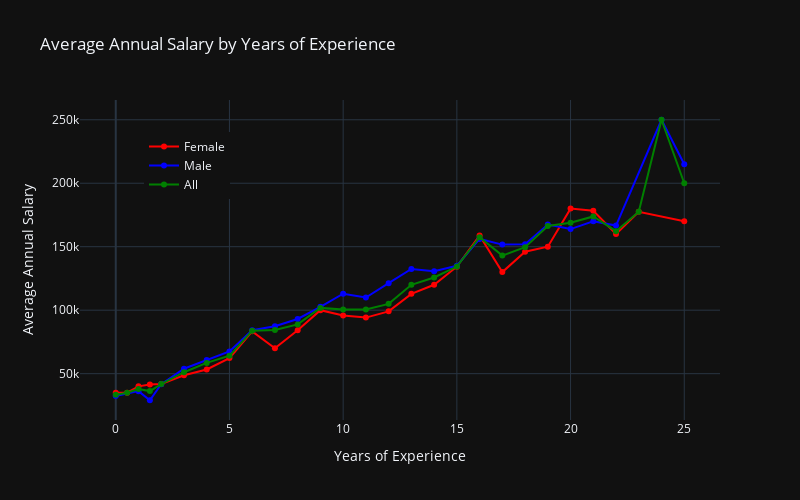

Notebook source saved alongside this figure:
### Code cell
# Calculate the average 'Annual_Salary' for each combination of 'Gender' and 'Years_Exp'
average_salary_by_gender_experience = df.groupby(['gender', 'Years_Exp'])['salary'].mean()

# Reset the index for plotting
average_salary_by_gender_experience = average_salary_by_gender_experience.reset_index()

# Round the average salary to two decimal places
average_salary_by_gender_experience['annual_salary'] = average_salary_by_gender_experience['salary'].round(2)

# Separate the data for Female and Male employees
female_data_df = average_salary_by_gender_experience[average_salary_by_gender_experience['gender'] == 'Female']
male_data_df = average_salary_by_gender_experience[average_salary_by_gender_experience['gender'] == 'Male']

# Check if data is available for Female and Male employees
if not female_data_df.empty:
    fig = go.Figure()
    fig.add_trace(go.Scatter(x=female_data_df['Years_Exp'], y=female_data_df['salary'],
                             mode='lines+markers', name='Female', line=dict(color='red')))

if not male_data_df.empty:
    fig.add_trace(go.Scatter(x=male_data_df['Years_Exp'], y=male_data_df['salary'],
                             mode='lines+markers', name='Male', line=dict(color='blue')))

# Plot the average salary for all employees (both genders)
average_salary_all_by_years_exp = df.groupby('Years_Exp')['salary'].mean().reset_index()
fig.add_trace(go.Scatter(x=average_salary_all_by_years_exp['Years_Exp'],
                         y=average_salary_all_by_years_exp['salary'],
                         mode='lines+markers', name='All', line=dict(color='green')))

# Set the chart title and labels
fig.update_layout(title="Average Annual Salary by Years of Experience",
                  xaxis_title="Years of Experience",
                  yaxis_title="Average Annual Salary",
                  legend=dict(x=0.1, y=0.9),
                  width=800, height=500)

# Show the chart
fig.show()

### Figure 1 — Plotly figure (JSON) as saved in the notebook; plotly's stock layout.template omitted (floating-point values rounded to 4 significant figures)
{"data": [{"line": {"color": "red"}, "mode": "lines+markers", "name": "Female", "x": [0.0, 0.5, 1.0, 1.5, 2.0, 3.0, 4.0, 5.0, 6.0, 7.0, 8.0, 9.0, 10.0, 11.0, 12.0, 13.0, 14.0, 15.0, 16.0, 17.0, 18.0, 19.0, 20.0, 21.0, 22.0, 23.0, 25.0], "y": [35000.0, 35000.0, 40000.0, 41430.0, 41920.0, 48750.0, 53330.0, 62270.0, 83330.0, 70000.0, 84170.0, 100000.0, 95770.0, 94170.0, 99090.0, 112900.0, 120000.0, 134300.0, 158900.0, 130000.0, 146000.0, 150000.0, 180000.0, 178300.0, 160000.0, 177500.0, 170000.0], "type": "scatter"}, {"line": {"color": "blue"}, "mode": "lines+markers", "name": "Male", "x": [0.0, 1.0, 1.5, 2.0, 3.0, 4.0, 5.0, 6.0, 7.0, 8.0, 9.0, 10.0, 11.0, 12.0, 13.0, 14.0, 15.0, 16.0, 17.0, 18.0, 19.0, 20.0, 21.0, 22.0, 24.0, 25.0], "y": [32500.0, 36250.0, 29070.0, 41670.0, 53930.0, 60710.0, 67500.0, 84170.0, 87330.0, 93080.0, 102700.0, 113000.0, 110000.0, 121200.0, 132500.0, 130700.0, 135000.0, 156100.0, 151700.0, 151900.0, 167500.0, 163900.0, 170000.0, 166700.0, 250000.0, 215000.0], "type": "scatter"}, {"line": {"color": "green"}, "mode": "lines+markers", "name": "All", "x": [0.0, 0.5, 1.0, 1.5, 2.0, 3.0, 4.0, 5.0, 6.0, 7.0, 8.0, 9.0, 10.0, 11.0, 12.0, 13.0, 14.0, 15.0, 16.0, 17.0, 18.0, 19.0, 20.0, 21.0, 22.0, 23.0, 24.0, 25.0], "y": [33330.0, 35000.0, 37860.0, 36280.0, 41770.0, 51170.0, 58500.0, 64120.0, 83750.0, 84440.0, 88800.0, 101800.0, 100600.0, 100500.0, 105000.0, 120000.0, 125800.0, 134400.0, 157500.0, 143000.0, 149600.0, 166300.0, 168800.0, 173800.0, 162200.0, 177500.0, 250000.0, 200000.0], "type": "scatter"}], "layout": {"legend": {"x": 0.1, "y": 0.9}, "title": {"text": "Average Annual Salary by Years of Experience"}, "xaxis": {"title": {"text": "Years of Experience"}}, "yaxis": {"title": {"text": "Average Annual Salary"}}, "width": 800, "height": 500}}
